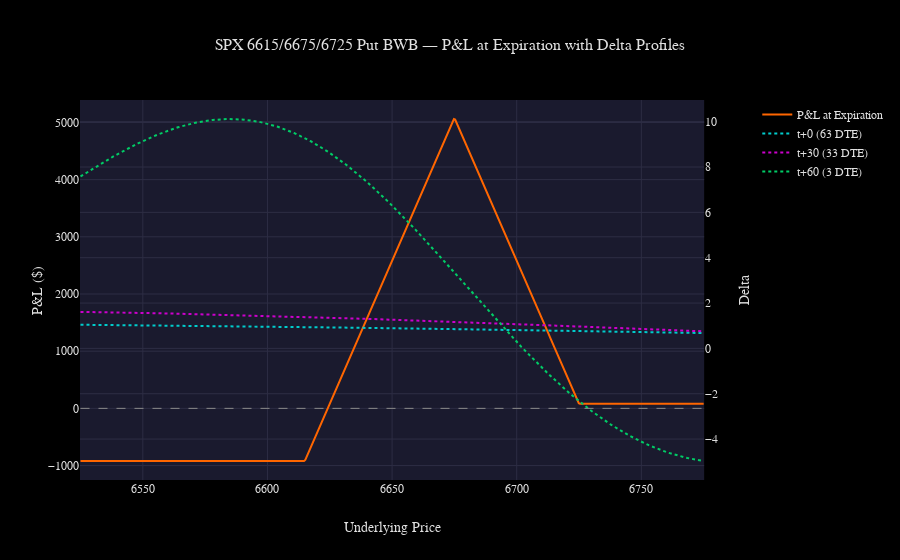

The notebook cell this image was saved under:
### Markdown cell above
## 5. P&L with Delta Profiles

Dual Y-axis chart showing:
- **Left axis**: Expiration P&L (solid orange) — the hockey-stick payoff
- **Right axis**: Position delta at t+0, t+30, t+60 (dashed lines)

The spread between delta curves reveals **charm** — how the position's delta drifts as time passes.
Wider gaps between curves indicate higher charm exposure.

### Code cell
import numpy as np

from options_analyzer.engine.greeks_calculator import GreeksCalculator
from options_analyzer.engine.payoff import PayoffCalculator
from options_analyzer.engine.position_analyzer import PositionAnalyzer
from options_analyzer.visualization.decay_charts import plot_payoff_with_delta

# Price range: short_strike -150 to +100, 500 points
price_range = np.linspace(short_strike - 150, short_strike + 100, 500)

# Expiration payoff
payoff_calc = PayoffCalculator(
    risk_free_rate=r,
    dividend_yield=q,
)
payoff = payoff_calc.expiration_payoff(bwb, price_range)

# Delta profiles at multiple DTEs
greeks_calc = GreeksCalculator(risk_free_rate=r, dividend_yield=q)
analyzer = PositionAnalyzer(greeks_calc)

ivs = {leg.contract.symbol: FLAT_IV for leg in bwb.legs}

# Build DTE list: t+0 = full DTE, t+30, t+60 (guard against negative)
dte_list = [dte]
for offset in [30, 60]:
    remaining = dte - offset
    if remaining > 0:
        dte_list.append(remaining)
    else:
        print(f"Warning: t+{offset} skipped (would be {remaining} DTE)")

delta_by_dte = analyzer.delta_vs_price_at_dtes(bwb, price_range, ivs, dte_list)

# Relabel keys for clearer legend: "65 DTE" -> "t+0 (65 DTE)"
relabeled = {}
for i, orig_dte in enumerate(dte_list):
    old_key = f"{orig_dte:g} DTE"
    offset = dte - orig_dte
    new_key = f"t+{offset} ({orig_dte} DTE)"
    relabeled[new_key] = delta_by_dte[old_key]

fig = plot_payoff_with_delta(
    price_range,
    payoff,
    relabeled,
    title=f"{bwb.name} — P&L at Expiration with Delta Profiles",
)
fig.show()

# Summary stats
max_profit = payoff.max()
max_loss = payoff.min()
sign_changes = np.where(np.diff(np.sign(payoff)))[0]
breakevens = [float(price_range[i]) for i in sign_changes]

print(f"Max profit:  ${max_profit:>10,.2f}")
print(f"Max loss:    ${max_loss:>10,.2f}")
print(f"Breakevens:  {', '.join(f'${b:,.2f}' for b in breakevens)}")

### Figure 1 — Plotly figure (JSON) as saved in the notebook; plotly's stock layout.template omitted (floating-point values rounded to 4 significant figures; data arrays with more than 128 entries replaced by an {"elided": "..."} marker saying what was removed)
{"data": [{"line": {"color": "#ff6600", "width": 2}, "mode": "lines", "name": "P&L at Expiration", "type": "scatter", "x": {"elided": "500 float values"}, "xaxis": "x", "y": {"elided": "500 float values"}, "yaxis": "y"}, {"line": {"color": "#00cccc", "dash": "dot", "width": 2}, "mode": "lines", "name": "t+0 (63 DTE)", "type": "scatter", "x": {"elided": "500 float values"}, "xaxis": "x", "y": {"elided": "500 float values"}, "yaxis": "y2"}, {"line": {"color": "#cc00cc", "dash": "dot", "width": 2}, "mode": "lines", "name": "t+30 (33 DTE)", "type": "scatter", "x": {"elided": "500 float values"}, "xaxis": "x", "y": {"elided": "500 float values"}, "yaxis": "y2"}, {"line": {"color": "#00cc66", "dash": "dot", "width": 2}, "mode": "lines", "name": "t+60 (3 DTE)", "type": "scatter", "x": {"elided": "500 float values"}, "xaxis": "x", "y": {"elided": "500 float values"}, "yaxis": "y2"}], "layout": {"shapes": [{"line": {"color": "#888888", "dash": "dash", "width": 1}, "type": "line", "x0": 6525, "x1": 6775, "y0": 0, "y1": 0, "yref": "y"}], "title": {"text": "SPX 6615/6675/6725 Put BWB — P&L at Expiration with Delta Profiles"}, "xaxis": {"anchor": "y", "domain": [0, 0.94], "title": {"text": "Underlying Price"}}, "yaxis": {"anchor": "x", "domain": [0, 1], "title": {"text": "P&L ($)"}}, "yaxis2": {"anchor": "x", "gridcolor": "#2d2d44", "overlaying": "y", "side": "right", "title": {"text": "Delta"}, "zerolinecolor": "#2d2d44"}}}
